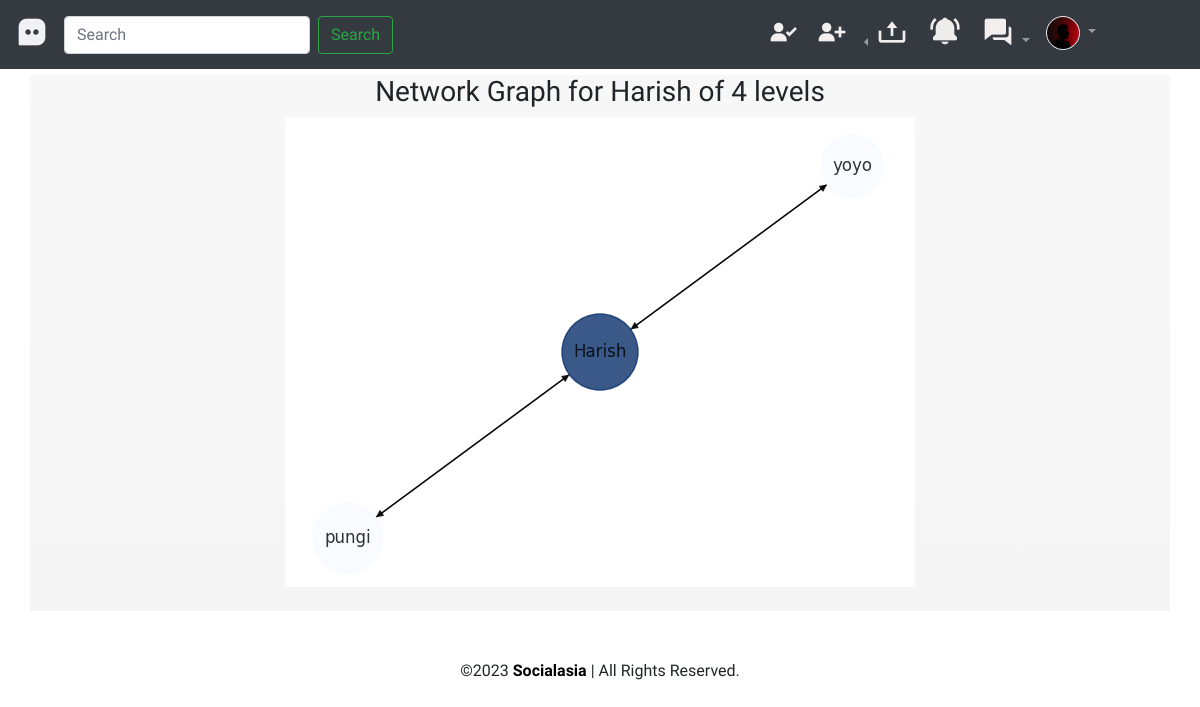
Page /networkgraphcreate/84 (signed in) on the committed database.
### dashboard/models.py (models this page shows, shortened)
class Profile(models.Model):
    user=models.ForeignKey(User,on_delete=models.CASCADE)
    userid=models.IntegerField()
    bio=models.TextField(blank=True)
    location=models.CharField(max_length=50,blank=True)
    pfp=models.ImageField(default='avatar.jpg',upload_to='profile_images')
    sport=models.PositiveIntegerField(default=50,choices=SPORT)
    hobbies=models.PositiveIntegerField(default=80,choices=HOBBY)
    age=models.PositiveIntegerField()
    gender=models.IntegerField(default=-1,choices=GENDER)
    private=models.BooleanField(default=False)
    in_meeting=models.CharField(default='',max_length=100)
    class Meta:
        constraints=[CheckConstraint(check=Q(age__gte=18),name='age_gte_18')]

class Networkgraph(models.Model):
    sno=models.AutoField(primary_key=True)
    src=models.ForeignKey(User,on_delete=models.CASCADE)
    level=models.PositiveIntegerField(default=1,validators=[MinValueValidator(1),MaxValueValidator(4)])

### dashboard/views.py (the view)
# urls.py: path('networkgraphcreate/<int:sno>',views.networkgraphcreate,name='networkgraphcreate'),
@login_required
def networkgraphcreate(request,sno):
    userprofile=Profile.objects.get(user=request.user)
    try:
        graph=Networkgraph.objects.get(sno=sno)
    except:
        return redirect('/')
    notifics=notifications(request.user)
    notidict={'notifics':notifics}
    context={'userprofile':userprofile,'sno':sno,'graph':graph}|notidict
    return render(request,'netgraphdisplay.html',context)

### dashboard/views.py (called while the page is built)
def notifications(user):
    notifics=Notification.objects.filter(ntouser=user)
    return notifics

### templates/netgraphdisplay.html (shortened to what this page needs)
{% extends 'base.html' %}
{% load humanize %}
{% load extras %}
{% load crispy_forms_tags %}
{% block content %}
<div class="container home-content text-center">
    <h3>Network Graph for {{graph.src}} of {{graph.level}} level{{graph.level|pluralize:" ,s"}}</h3>
    <div class="mb-2 pb-4">
        <img src="/media/graph_images/graph{{sno}}.png" alt="">
    </div>
</div>
{% endblock content %}

### templates/navbartemp.html (shortened to what this page needs)
<header>
	<nav class="navbar fixed-top navbar-expand-lg navbar-dark bg-dark">
		<a class="navbar-brand" href="{% url 'dashboard-index' %}"><i class='bx bxs-message-square-dots logo'
				style='color:#f1f0f3'></i></a>
		{% if user.is_authenticated %}
		<div class="collapse navbar-collapse" id="navbarSupportedContent">
			<form class="form-inline my-2 my-lg-0" method="post" action="/search/"> {% csrf_token %}
				<input class="form-control mr-sm-2" type="search" placeholder="Search" aria-label="Search"
					name="username">
				<button class="btn btn-outline-success my-2 my-sm-0" type="submit">Search</button>
			</form>
			<ul class="navbar-nav ml-auto">
				<li class="nav-item">
					<a class="nav-link" href="#pirou"><i class='bx bxs-user-check piro-user'
							style='color:#f3efef'></i></a>
				</li>
				<li class="nav-item">
					<a class="nav-link" href="#otherusers"><i class='bx bxs-user-plus other-users'
							style='color:#f3efef'></i></a>
				</li>
				<li class="nav-item dropdown dropleft">
					<a class="nav-link dropdown-toggle" href="#" role="button" data-toggle="dropdown"
						aria-expanded="false">
						<i class='bx bx-upload upload' style='color:#f3efef'></i>
					</a>
				</li>
				<li class="nav-item">
					<button type="button" class="btn" data-toggle="modal" data-target="#exampleModalnotif">
						<i class='bx bxs-bell-ring bell' style='color:#efecec'></i>
					</button>
				</li>
				<li class="nav-item dropdown">
					<a class="nav-link dropdown-toggle" href="#" role="button" data-toggle="dropdown" aria-expanded="false">
						<i class='bx bxs-conversation message' style='color:#f3efef'></i>
					</a>
				  </li>
				<li class="nav-item dropdown mr-5">
					<a class="nav-link dropdown-toggle user-profile-icon mr-5" href="#" role="button"
						data-toggle="dropdown" aria-expanded="false">
						<img src="{{userprofile.pfp.url}}" class="rounded-circle img-thumbnail p-0"
							alt="{{user.username}}">
					</a>
				</li>
			</ul>
		</div>
		{% endif %}
	</nav>
</header>

### templates/base.html (style rules this page uses)
* { font-family: 'Baloo Bhai 2', cursive; }
html { scroll-behavior: smooth; }
a { color: black; }
.user-profile-icon { width: 50px; }
.bell, .message, .logo, .other-users, .piro-user { font-size: xx-large; }
.upload { font-size: xx-large; }
.home-content { background: linear-gradient(#8080800f, whitesmoke); margin-top: 75px; }

### rows in the picture
Profile: pfp (picture)
Networkgraph: src "Harish", level "4"
